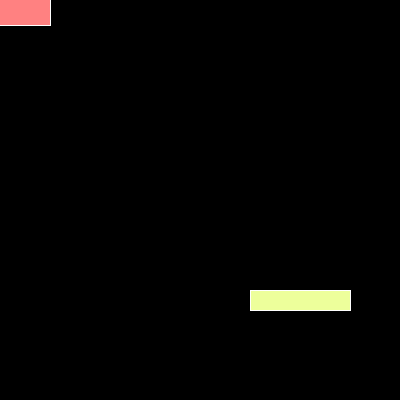
Frame 1 (no input)
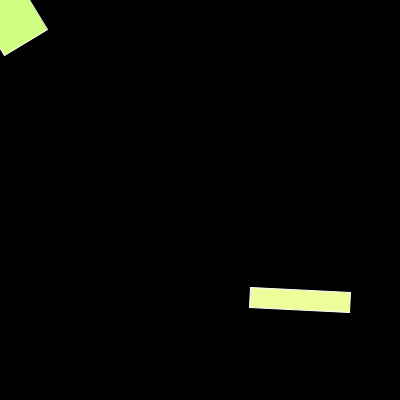
Frame 60 (the mouse pressed at the canvas centre just before this capture)
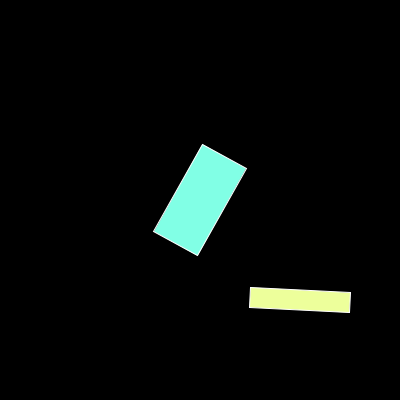
Frame 120 (the mouse held since frame 60 and released just before this capture)

The Processing sketch that drew these frames (run headless with seeded random() and noise(); from frame 60 on, the mouse is pressed at the canvas centre):

// Processing sketch: Transform_examples
// ── Transform_examples.pde
int angle = 0;
int x = 100;
int y = 150;
color c;
int h = 0;
int step = 1;

void setup() { 
  size(400, 400);
  frameRate(60);
  rectMode(CENTER);
  colorMode(HSB, 255);
}

void draw() {
  background(0);
  
  pushMatrix();
  translate(mouseX, mouseY);
  rotate(radians(angle));
  stroke(255);
  //line(0,0,50,50);
  fill(255);
  //rect(50, 50, 100, 50);
  
  //translate(50, 50); // moves an origin to (50, 50)
  ////translate(mouseX, mouseY);
  // push == save
  // pop == restore

  c = color(h, 126, 255);
  fill(c);
  rect(0, 0, 100, 50);
  //rect (100, 100, 50, 10); 
  
  if (h > 255 || h < 0) {
    step = -step;
  }
  h = h + step;

  popMatrix();
  
  //rotate(radians(-angle));
  //translate(-x, -y);
  
  pushMatrix();
  translate(300, 300);
  rotate(radians(-angle*3));
  fill(50, 100, 255);
  rect(0, 0, 100, 20);
  popMatrix();
  
  angle = angle + 1;
}
